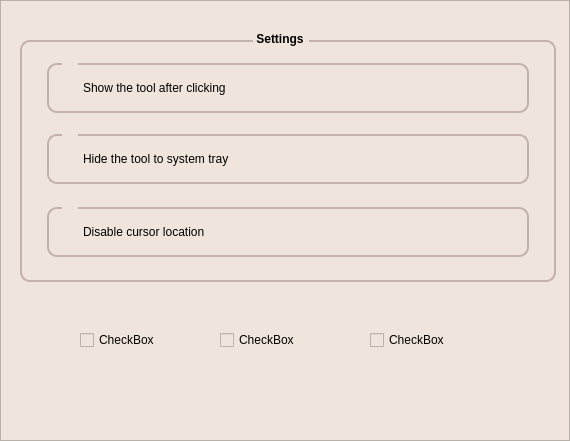
       <widget class="QFrame" name="view_settings_frame">
        <property name="geometry">
         <rect>
          <x>72</x>
          <y>0</y>
          <width>570</width>
          <height>441</height>
         </rect>
        </property>
        <property name="font">
         <font>
          <pointsize>9</pointsize>
         </font>
        </property>
        <property name="styleSheet">
         <string notr="true">background-color: rgb(239, 229, 220);
</string>
        </property>
        <property name="frameShape">
         <enum>QFrame::StyledPanel</enum>
        </property>
        <property name="frameShadow">
         <enum>QFrame::Raised</enum>
        </property>
        <widget class="QPushButton" name="hide_to_tray_checkbox2">
         <property name="geometry">
          <rect>
           <x>62</x>
           <y>127</y>
           <width>16</width>
           <height>16</height>
          </rect>
         </property>
         <property name="font">
          <font>
           <pointsize>9</pointsize>
          </font>
         </property>
         <property name="styleSheet">
          <string notr="true">border: none;</string>
         </property>
         <property name="text">
          <string/>
         </property>
         <property name="icon">
          <iconset>
           <normaloff>images/empty_checkbox.png</normaloff>images/empty_checkbox.png</iconset>
         </property>
         <property name="iconSize">
          <size>
           <width>16</width>
           <height>16</height>
          </size>
         </property>
        </widget>
        <widget class="QPushButton" name="mouse_location_checkbox2">
         <property name="geometry">
          <rect>
           <x>62</x>
           <y>201</y>
           <width>16</width>
           <height>16</height>
          </rect>
         </property>
         <property name="font">
          <font>
           <pointsize>9</pointsize>
          </font>
         </property>
         <property name="styleSheet">
          <string notr="true">border: none;</string>
         </property>
         <property name="text">
          <string/>
         </property>
         <property name="icon">
          <iconset>
           <normaloff>images/empty_checkbox.png</normaloff>images/empty_checkbox.png</iconset>
         </property>
         <property name="iconSize">
          <size>
           <width>16</width>
           <height>16</height>
          </size>
         </property>
        </widget>
        <widget class="QFrame" name="frame_6">
         <property name="geometry">
          <rect>
           <x>20</x>
           <y>40</y>
           <width>536</width>
           <height>242</height>
          </rect>
         </property>
         <property name="styleSheet">
          <string notr="true">border: 2px solid rgb(196, 177, 174);

border-radius: 10px;</string>
         </property>
         <property name="frameShape">
          <enum>QFrame::StyledPanel</enum>
         </property>
         <property name="frameShadow">
          <enum>QFrame::Raised</enum>
         </property>
         <widget class="QFrame" name="frame_7">
          <property name="geometry">
           <rect>
            <x>27</x>
            <y>23</y>
            <width>482</width>
            <height>50</height>
           </rect>
          </property>
          <property name="styleSheet">
           <string notr="true">border: 2px solid rgb(196, 177, 174);

border-radius: 10px;</string>
          </property>
          <property name="frameShape">
           <enum>QFrame::StyledPanel</enum>
          </property>
          <property name="frameShadow">
           <enum>QFrame::Raised</enum>
          </property>
          <widget class="QLabel" name="label_11">
           <property name="geometry">
            <rect>
             <x>36</x>
             <y>16</y>
             <width>172</width>
             <height>18</height>
            </rect>
           </property>
           <property name="font">
            <font>
             <pointsize>9</pointsize>
            </font>
           </property>
           <property name="styleSheet">
            <string notr="true">border: none;</string>
           </property>
           <property name="text">
            <string>Show the tool after clicking</string>
           </property>
          </widget>
         </widget>
         <widget class="QFrame" name="frame_8">
          <property name="geometry">
           <rect>
            <x>27</x>
            <y>94</y>
            <width>482</width>
            <height>50</height>
           </rect>
          </property>
          <property name="styleSheet">
           <string notr="true">border: 2px solid rgb(196, 177, 174);

border-radius: 10px;</string>
          </property>
          <property name="frameShape">
           <enum>QFrame::StyledPanel</enum>
          </property>
          <property name="frameShadow">
           <enum>QFrame::Raised</enum>
          </property>
          <widget class="QLabel" name="label_12">
           <property name="geometry">
            <rect>
             <x>36</x>
             <y>16</y>
             <width>184</width>
             <height>18</height>
            </rect>
           </property>
           <property name="font">
            <font>
             <pointsize>9</pointsize>
            </font>
           </property>
           <property name="styleSheet">
            <string notr="true">border: none;</string>
           </property>
           <property name="text">
            <string>Hide the tool to system tray</string>
           </property>
          </widget>
         </widget>
         <widget class="QFrame" name="frame_9">
          <property name="geometry">
           <rect>
            <x>27</x>
            <y>167</y>
            <width>482</width>
            <height>50</height>
           </rect>
          </property>
          <property name="styleSheet">
           <string notr="true">border: 2px solid rgb(196, 177, 174);

border-radius: 10px;</string>
          </property>
          <property name="frameShape">
           <enum>QFrame::StyledPanel</enum>
          </property>
          <property name="frameShadow">
           <enum>QFrame::Raised</enum>
          </property>
          <widget class="QLabel" name="label_13">
           <property name="geometry">
            <rect>
             <x>36</x>
             <y>16</y>
             <width>172</width>
             <height>18</height>
            </rect>
           </property>
           <property name="font">
            <font>
             <pointsize>9</pointsize>
            </font>
           </property>
           <property name="styleSheet">
            <string notr="true">border: none;</string>
           </property>
           <property name="text">
            <string>Disable cursor location</string>
           </property>
          </widget>
         </widget>
        </widget>
        <widget class="QLabel" name="label_7">
         <property name="geometry">
          <rect>
           <x>253</x>
           <y>32</y>
           <width>56</width>
           <height>14</height>
          </rect>
         </property>
         <property name="font">
          <font>
           <pointsize>9</pointsize>
           <weight>75</weight>
           <bold>true</bold>
          </font>
         </property>
         <property name="styleSheet">
          <string notr="true">Border: none;</string>
         </property>
         <property name="text">
          <string> Settings</string>
         </property>
        </widget>
        <widget class="QPushButton" name="hide_while_click_checkbox2">
         <property name="geometry">
          <rect>
           <x>62</x>
           <y>57</y>
           <width>16</width>
           <height>16</height>
          </rect>
         </property>
         <property name="font">
          <font>
           <pointsize>9</pointsize>
          </font>
         </property>
         <property name="styleSheet">
          <string notr="true">border: none;</string>
         </property>
         <property name="text">
          <string/>
         </property>
         <property name="icon">
          <iconset>
           <normaloff>images/empty_checkbox.png</normaloff>images/empty_checkbox.png</iconset>
         </property>
         <property name="iconSize">
          <size>
           <width>16</width>
           <height>16</height>
          </size>
         </property>
        </widget>
        <widget class="QCheckBox" name="hide_while_click_checkbox">
         <property name="geometry">
          <rect>
           <x>80</x>
           <y>330</y>
           <width>81</width>
           <height>20</height>
          </rect>
         </property>
         <property name="text">
          <string>CheckBox</string>
         </property>
        </widget>
        <widget class="QCheckBox" name="hide_to_tray_checkbox">
         <property name="geometry">
          <rect>
           <x>220</x>
           <y>330</y>
           <width>81</width>
           <height>20</height>
          </rect>
         </property>
         <property name="text">
          <string>CheckBox</string>
         </property>
        </widget>
        <widget class="QCheckBox" name="mouse_location_checkbox">
         <property name="geometry">
          <rect>
           <x>370</x>
           <y>330</y>
           <width>81</width>
           <height>20</height>
          </rect>
         </property>
         <property name="text">
          <string>CheckBox</string>
         </property>
        </widget>
        <zorder>frame_6</zorder>
        <zorder>label_7</zorder>
        <zorder>hide_while_click_checkbox2</zorder>
        <zorder>hide_to_tray_checkbox2</zorder>
        <zorder>hide_while_click_checkbox</zorder>
        <zorder>hide_to_tray_checkbox</zorder>
        <zorder>mouse_location_checkbox</zorder>
        <zorder>mouse_location_checkbox2</zorder>
       </widget>
